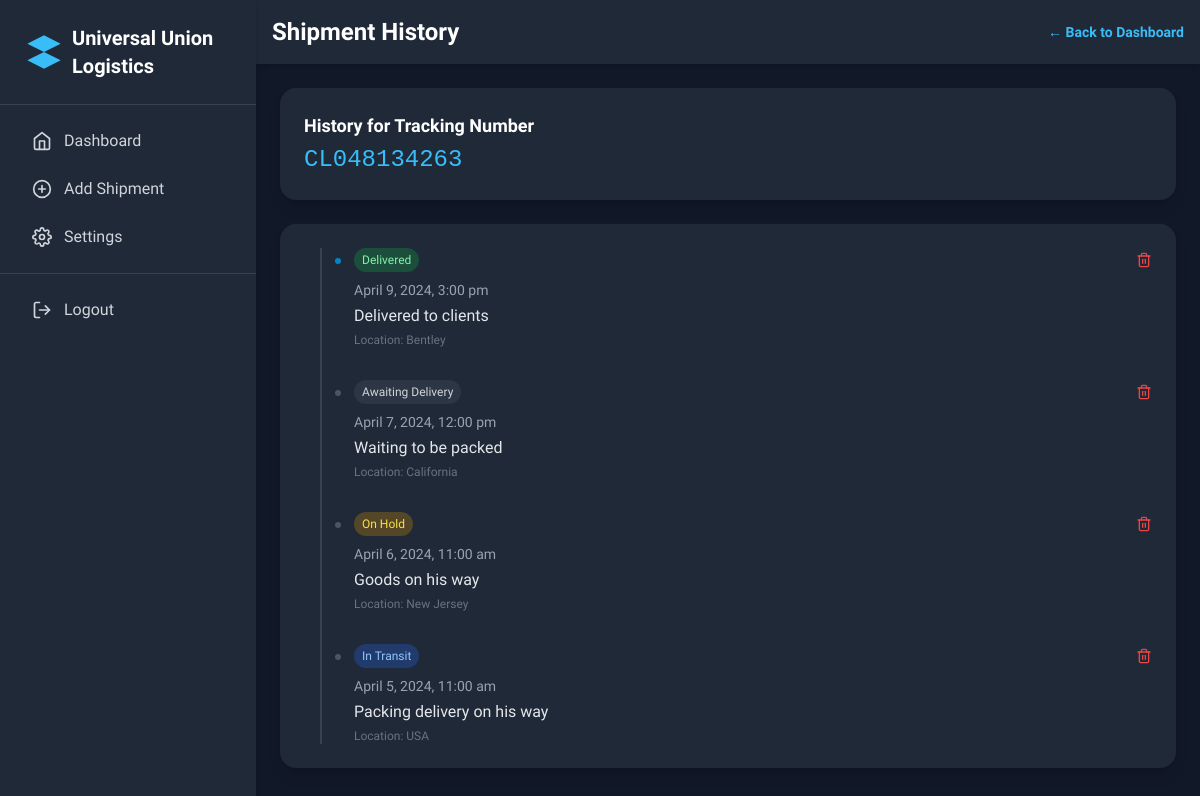
Page /admin/view-update.php?edit=CL048134263 (signed in) on the committed database.
### tables this page shows
CREATE TABLE `track_update` (
  `id` int(11) NOT NULL,
  `track_num` varchar(255) NOT NULL,
  `status` varchar(255) NOT NULL,
  `date` varchar(255) NOT NULL,
  `time` varchar(255) NOT NULL,
  `note` varchar(255) NOT NULL,
  `current_location` varchar(255) NOT NULL,
  `invoice_sub_total` varchar(255) NOT NULL,
  `discount` varchar(255) NOT NULL,
  `tax` varchar(255) NOT NULL,
  `invoice_total` varchar(255) NOT NULL,
  `updated_at` timestamp NOT NULL DEFAULT current_timestamp() ON UPDATE current_timestamp()
);

### admin/view-update.php (the view, shortened to what this page needs)
<?php
include '../functions.php';
$tracking_updates = [];
$err = "";
$edit_id = '';
if (isset($_GET['edit'])) {
    $edit_id = mysqli_real_escape_string($con, $_GET['edit']);
    $sql = mysqli_query($con, "SELECT * FROM track_update WHERE track_num = '$edit_id' ORDER BY date DESC, time DESC");
    if (mysqli_num_rows($sql) > 0) {
        while ($row = mysqli_fetch_assoc($sql)) {
            $tracking_updates[] = $row;
        }
    } else {
        $err = "No updates found for this tracking number.";
    }
} else {
    header('location:dashboard.php');
    die();
}
?>
<!DOCTYPE html>
<html lang="en">
<head>
    <script src="https://cdn.tailwindcss.com"></script>
</head>
<body class="flex bg-gray-900 text-gray-100">
    <aside id="sidebar" class="w-64 bg-gray-800 shadow-md min-h-screen flex-col fixed inset-y-0 left-0 transform -translate-x-full md:relative md:translate-x-0 transition-transform duration-300 ease-in-out z-30">
        <div class="p-6 flex items-center space-x-2 border-b border-gray-700">
             <svg class="h-10 w-10 text-sky-400 flex-shrink-0" viewBox="0 0 24 24" fill="currentColor" xmlns="http://www.w3.org/2000/svg"><path d="M12 2L2 7l10 5 10-5-10-5zM2 17l10 5 10-5-10-5-10 5z"/></svg>
            <span class="text-xl font-extrabold text-white">Universal Union Logistics</span>
        </div>
        <nav class="flex-1 px-4 py-4 space-y-2">
            <a href="dashboard.php" class="flex items-center px-4 py-2 text-gray-300 hover:bg-sky-600 hover:text-white rounded-md transition-colors duration-200">
                <i data-feather="home" class="h-5 w-5 mr-3"></i> Dashboard
            </a>
            <a href="add-tracking.php" class="flex items-center px-4 py-2 text-gray-300 hover:bg-sky-600 hover:text-white rounded-md transition-colors duration-200">
                <i data-feather="plus-circle" class="h-5 w-5 mr-3"></i> Add Shipment
            </a>
             <a href="#" class="flex items-center px-4 py-2 text-gray-300 hover:bg-sky-600 hover:text-white rounded-md transition-colors duration-200">
                <i data-feather="settings" class="h-5 w-5 mr-3"></i> Settings
            </a>
        </nav>
        <div class="p-4 border-t border-gray-700">
             <a href="logout.php" class="flex items-center px-4 py-2 text-gray-300 hover:bg-red-600/50 hover:text-white rounded-md transition-colors duration-200">
                <i data-feather="log-out" class="h-5 w-5 mr-3"></i> Logout
            </a>
        </div>
    </aside>
    <div class="flex-1 flex flex-col">
        <header class="bg-gray-800 shadow-md p-4 flex justify-between items-center">
            <h1 class="text-2xl font-bold text-white">Shipment History</h1>
            <a href="dashboard.php" class="text-sky-400 hover:text-sky-300 text-sm font-semibold">&larr; Back to Dashboard</a>
        </header>
        <main class="flex-1 p-4 sm:p-6">
            <div class="bg-gray-800 p-6 rounded-2xl shadow-lg mb-6">
                <h3 class="text-lg font-semibold text-white">History for Tracking Number</h3>
                <p class="text-2xl mt-1 text-sky-400 font-mono"><?php echo htmlspecialchars($edit_id); ?></p>
            </div>
            <?php if ($err): ?>
                <div class="bg-red-500/20 text-red-300 p-4 rounded-lg text-center"><?php echo $err; ?></div>
            <?php else: ?>
                <div class="bg-gray-800 p-6 rounded-2xl shadow-lg">
                    <div class="relative border-l-2 border-gray-700 ml-4 pl-8 space-y-8">
                        <?php foreach($tracking_updates as $update): ?>
                        <div class="timeline-item relative">
                            <div class="flex justify-between items-center">
                                <span class="px-2 py-1 text-xs font-medium rounded-full
                                <?php
                                    switch(strtolower($update['status'])) {
                                        case 'in transit': echo 'bg-blue-600/30 text-blue-300'; break;
                                        case 'delivered': echo 'bg-green-600/30 text-green-300'; break;
                                        case 'on hold': echo 'bg-yellow-600/30 text-yellow-300'; break;
                                        default: echo 'bg-gray-600/30 text-gray-300';
                                    }
                                ?>">
                                    <?php echo htmlspecialchars($update['status']); ?>
                                </span>
                                <a href="?edit=<?php echo urlencode($edit_id); ?>&delete=<?php echo $update['id']; ?>" onclick="return confirm('Are you sure you want to delete this update?')" class="text-red-500 hover:text-red-400" title="Delete Update">
                                    <i data-feather="trash-2" class="h-4 w-4"></i>
                                </a>
                            </div>
                            <p class="text-sm text-gray-400 mt-2"><?php echo date('F j, Y, g:i a', strtotime($update['date'] . ' ' . $update['time'])); ?></p>
                            <p class="mt-1 text-gray-200"><?php echo nl2br(htmlspecialchars($update['note'])); ?></p>
                            <p class="text-xs text-gray-500 mt-1">Location: <?php echo htmlspecialchars($update['current_location']); ?></p>
                        </div>
                        <?php endforeach; ?>
                    </div>
                </div>
            <?php endif; ?>
        </main>
    </div>
</body>
</html>

### admin/view-update.php (style rules this page uses)
:root { --bg-dark-primary: #111827; --bg-dark-secondary: #1F2937; --accent-primary: #0284c7; --text-primary: #F3F4F6; --text-secondary: #9CA3AF; }
.timeline-item::before { content: ''; position: absolute; left: -21px; top: 0.5rem; width: 10px; height: 10px; border-radius: 50%; background-color: #4B5563; border: 2px solid var(--bg-dark-secondary); }
.timeline-item:first-child::before { background-color: var(--accent-primary); }

### rows in the picture
track_update: status "Delivered", date+time "April 9, 2024, 3:00 pm", note "Delivered to clients", current_location "Bentley"
track_update: status "Awaiting Delivery", date+time "April 7, 2024, 12:00 pm", note "Waiting to be packed", current_location "California"
track_update: status "On Hold", date+time "April 6, 2024, 11:00 am", note "Goods on his way", current_location "New Jersey"
track_update: status "In Transit", date+time "April 5, 2024, 11:00 am", note "Packing delivery on his way", current_location "USA"

### other values in the picture
$edit_id "CL048134263"
